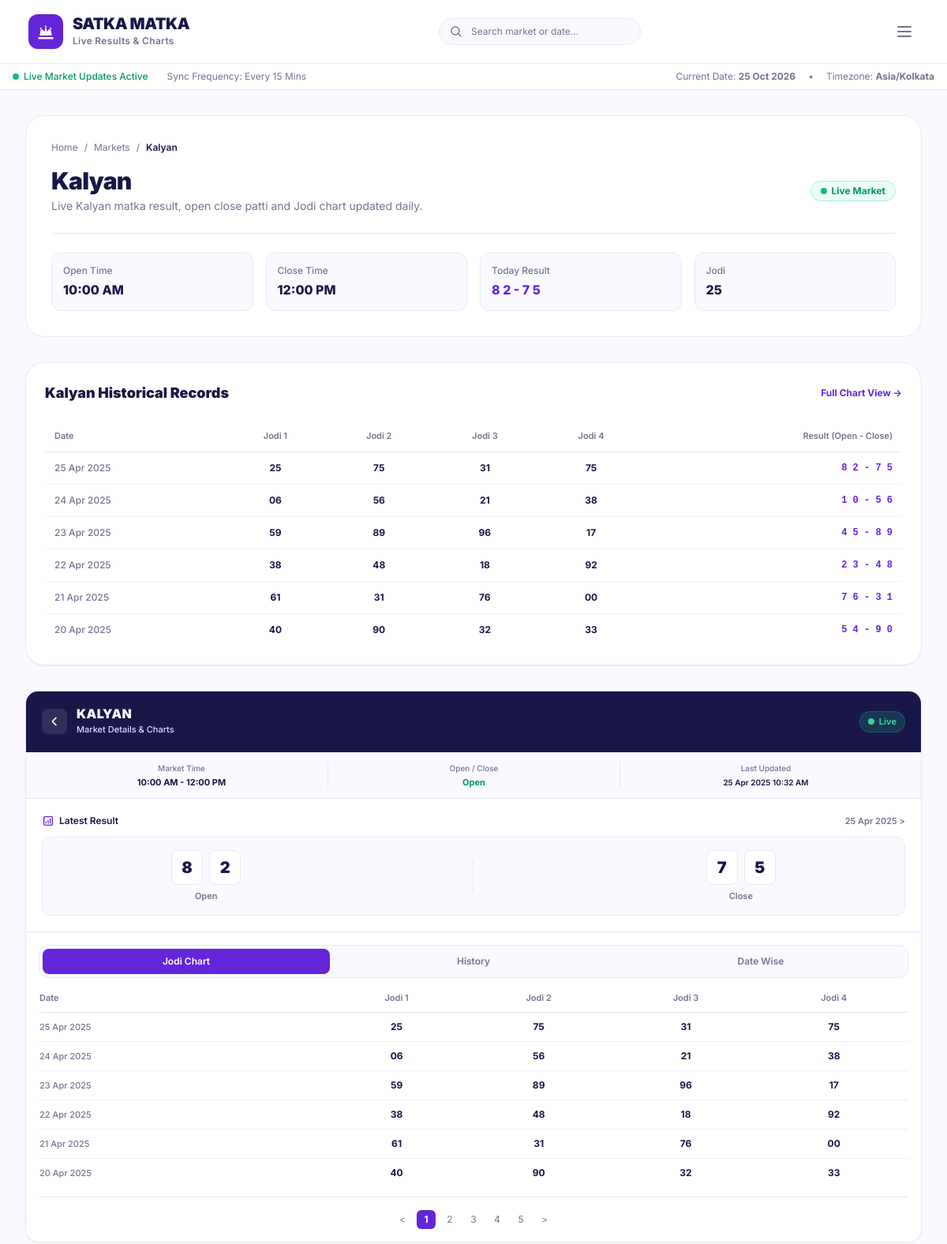
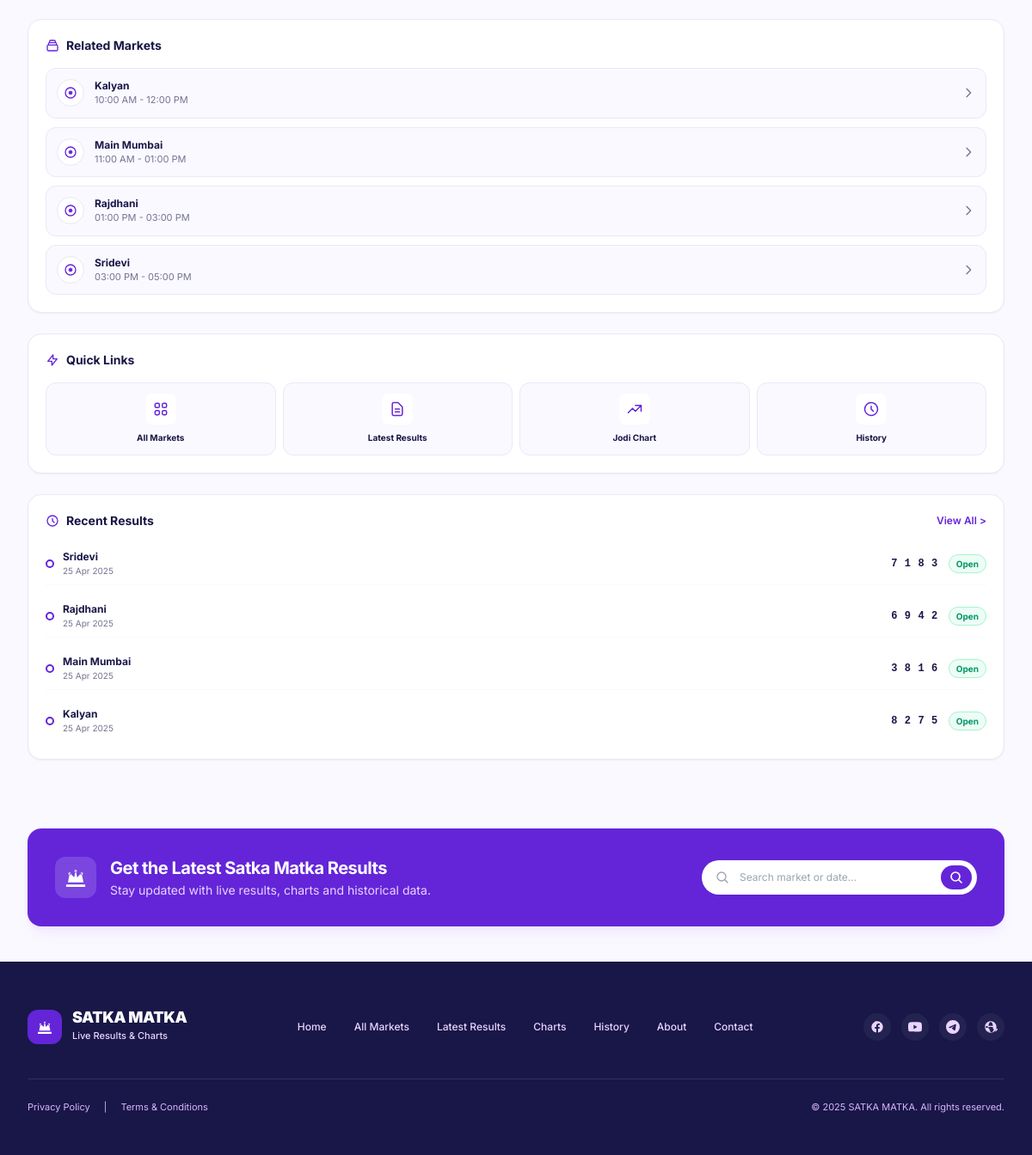
/market.php, run on the app's committed database (2 pictures, top to bottom).
### tables this page shows
CREATE TABLE IF NOT EXISTS markets (
    id INT AUTO_INCREMENT PRIMARY KEY,
    name VARCHAR(100) NOT NULL,
    slug VARCHAR(120) NOT NULL UNIQUE,
    open_time VARCHAR(20) NOT NULL,
    close_time VARCHAR(20) NOT NULL,
    status VARCHAR(20) NOT NULL DEFAULT 'active',
    is_live TINYINT(1) NOT NULL DEFAULT 0,
    is_featured TINYINT(1) NOT NULL DEFAULT 1,
    display_order INT NOT NULL DEFAULT 0,
    seo_title VARCHAR(255) NULL,
    seo_description TEXT NULL,
    created_at DATETIME NOT NULL DEFAULT CURRENT_TIMESTAMP,
    updated_at DATETIME NOT NULL DEFAULT CURRENT_TIMESTAMP ON UPDATE CURRENT_TIMESTAMP
);

CREATE TABLE IF NOT EXISTS results (
    id INT AUTO_INCREMENT PRIMARY KEY,
    market_id INT NOT NULL,
    result_date DATE NOT NULL,
    open_panna VARCHAR(10) NULL,
    open_digit VARCHAR(5) NULL,
    close_digit VARCHAR(5) NULL,
    close_panna VARCHAR(10) NULL,
    open_display VARCHAR(20) NULL,
    close_display VARCHAR(20) NULL,
    jodi VARCHAR(10) NULL,
    full_result VARCHAR(50) NULL,
    status VARCHAR(20) NOT NULL DEFAULT 'published',
    published_at DATETIME NULL,
    created_at DATETIME NOT NULL DEFAULT CURRENT_TIMESTAMP,
    updated_at DATETIME NOT NULL DEFAULT CURRENT_TIMESTAMP ON UPDATE CURRENT_TIMESTAMP,
    UNIQUE KEY uq_market_date (market_id, result_date),
    INDEX idx_result_date (result_date),
    INDEX idx_market_id (market_id)
);

CREATE TABLE IF NOT EXISTS settings (
    id INT AUTO_INCREMENT PRIMARY KEY,
    setting_key VARCHAR(100) NOT NULL UNIQUE,
    setting_value TEXT NULL,
    setting_group VARCHAR(50) NOT NULL DEFAULT 'general',
    description VARCHAR(255) NULL,
    updated_at DATETIME NOT NULL DEFAULT CURRENT_TIMESTAMP ON UPDATE CURRENT_TIMESTAMP
);

### market.php (the view, shortened to what the rows shown need)
<?php
$market = null;
if (!$market) {
    $market = Market::findById(1);
}
$latestResult = Result::findLatestForMarket($market['id']);
$recentRecords = Result::getJodiChart($market['id'], 15, 0);
require __DIR__ . '/includes/head.php';
?>
<main class="max-w-[1440px] mx-auto px-4 sm:px-6 lg:px-8 py-8 w-full">
  <div class="flex flex-col xl:flex-row gap-8 items-start">
    <div class="flex-1 w-full space-y-8 min-w-0">
      <div class="bg-white rounded-3xl border border-[#EAE8F5] p-6 sm:p-8 shadow-xs">
        <nav class="flex items-center space-x-2 text-xs text-[#737493] mb-4">
          <a href="/index.php" class="hover:text-[#6425D9]">Home</a>
          <span>/</span>
          <a href="/markets.php" class="hover:text-[#6425D9]">Markets</a>
          <span>/</span>
          <span class="text-[#191747] font-semibold"><?= e($market['name']) ?></span>
        </nav>
        <div class="flex flex-col sm:flex-row sm:items-center justify-between gap-4 border-b border-[#EAE8F5] pb-6">
          <div>
            <h1 class="text-3xl font-black text-[#191747] tracking-tight"><?= e($market['name']) ?></h1>
            <p class="text-xs sm:text-sm text-[#737493] mt-1"><?= e($market['seo_description'] ?: 'Daily verified results & chart history.') ?></p>
          </div>
        </div>
        <div class="grid grid-cols-2 sm:grid-cols-4 gap-4 pt-6 text-xs">
          <div class="p-3.5 rounded-xl bg-[#FAF9FF] border border-[#EAE8F5]">
            <span class="text-[#737493] block font-medium">Open Time</span>
            <span class="text-base font-extrabold text-[#191747] block mt-1"><?= e($market['open_time']) ?></span>
          </div>
          <div class="p-3.5 rounded-xl bg-[#FAF9FF] border border-[#EAE8F5]">
            <span class="text-[#737493] block font-medium">Close Time</span>
            <span class="text-base font-extrabold text-[#191747] block mt-1"><?= e($market['close_time']) ?></span>
          </div>
          <div class="p-3.5 rounded-xl bg-[#FAF9FF] border border-[#EAE8F5]">
            <span class="text-[#737493] block font-medium">Today Result</span>
            <span class="text-base font-extrabold text-[#6425D9] block mt-1"><?= e($latestResult['full_result'] ?? '--') ?></span>
          </div>
          <div class="p-3.5 rounded-xl bg-[#FAF9FF] border border-[#EAE8F5]">
            <span class="text-[#737493] block font-medium">Jodi</span>
            <span class="text-base font-extrabold text-[#191747] block mt-1"><?= e($latestResult['jodi'] ?? '--') ?></span>
          </div>
        </div>
      </div>
      <div class="bg-white rounded-3xl border border-[#EAE8F5] p-6 shadow-sm">
        <div class="flex items-center justify-between mb-5">
          <h2 class="text-lg font-black text-[#191747]"><?= e($market['name']) ?> Historical Records</h2>
          <a href="/chart.php?id=<?= $market['id'] ?>" class="text-xs font-bold text-[#6425D9] hover:underline">Full Chart View &rarr;</a>
        </div>
        <div class="overflow-x-auto">
          <table class="w-full text-left text-xs">
            <thead>
              <tr class="text-[#737493] border-b border-[#EAE8F5] text-[11px]">
                <th class="py-3 px-3 font-semibold">Date</th>
                <th class="py-3 px-3 font-semibold text-center">Jodi 1</th>
                <th class="py-3 px-3 font-semibold text-center">Jodi 2</th>
                <th class="py-3 px-3 font-semibold text-center">Jodi 3</th>
                <th class="py-3 px-3 font-semibold text-center">Jodi 4</th>
                <th class="py-3 px-3 font-semibold text-right">Result (Open - Close)</th>
              </tr>
            </thead>
            <tbody class="divide-y divide-[#F3EDFF] text-[#191747]">
              <?php foreach ($recentRecords as $rec): ?>
                <tr class="hover:bg-[#FAF9FF] transition">
                  <td class="py-3 px-3 font-medium text-[#737493] whitespace-nowrap"><?= e($rec['date_formatted']) ?></td>
                  <td class="py-3 px-3 text-center font-bold text-[#191747]"><?= e($rec['jodi_1']) ?></td>
                  <td class="py-3 px-3 text-center font-bold text-[#191747]"><?= e($rec['jodi_2']) ?></td>
                  <td class="py-3 px-3 text-center font-bold text-[#191747]"><?= e($rec['jodi_3']) ?></td>
                  <td class="py-3 px-3 text-center font-bold text-[#191747]"><?= e($rec['jodi_4']) ?></td>
                  <td class="py-3 px-3 text-right font-mono font-black text-[#6425D9]"><?= e($rec['full_result']) ?></td>
                </tr>
              <?php endforeach; ?>
            </tbody>
          </table>
        </div>
      </div>
    </div>
    <?php require __DIR__ . '/includes/sidebar-market.php'; ?>
  </div>
</main>
<?php require __DIR__ . '/includes/footer.php'; ?>

### includes/sidebar-market.php (shortened to what the rows shown need)
<?php
$selectedMarketId = isset($selectedMarketId) ? (int)$selectedMarketId : 1;
$market = Market::findById($selectedMarketId) ?: Market::findById(1) ?: [
    'id' => 1,
    'name' => 'KALYAN',
    'open_time' => '10:00 AM',
    'close_time' => '12:00 PM',
    'is_live' => 1
];
$latestMarketResult = Result::findLatestForMarket($market['id']);
$openDigits = format_digits($latestMarketResult['open_display'] ?? '8 2');
$closeDigits = format_digits($latestMarketResult['close_display'] ?? '7 5');
$jodiRecords = Result::getJodiChart($market['id'], 6, 0);
$relatedMarkets = Market::getPopular(4);
$recentResultsList = Result::getRecentHistory(4);
$lastUpdated = Setting::get('last_sync_time', '25 Apr 2025 10:32 AM');
?>
<aside class="w-full xl:w-[410px] shrink-0 space-y-6">
  <div class="bg-white rounded-2xl border border-[#EAE8F5] shadow-sm overflow-hidden" x-data="{ activeTab: 'jodi' }">
    <div class="bg-[#191747] text-white p-5 flex items-center justify-between">
      <div class="flex items-center gap-3">
        <div>
          <h2 class="text-base font-black tracking-wide leading-none uppercase"><?= e($market['name']) ?></h2>
          <span class="text-[11px] font-medium text-purple-200 mt-1 block">Market Details &amp; Charts</span>
        </div>
      </div>
    </div>
    <div class="grid grid-cols-3 divide-x divide-[#EAE8F5] border-b border-[#EAE8F5] bg-[#FAF9FF] text-center p-3 text-xs">
      <div class="px-2">
        <span class="text-[10px] text-[#737493] block font-medium">Market Time</span>
        <span class="font-bold text-[#191747] text-[11px] block mt-0.5 truncate"><?= e($market['open_time']) ?> - <?= e($market['close_time']) ?></span>
      </div>
      <div class="px-2">
        <span class="text-[10px] text-[#737493] block font-medium">Last Updated</span>
        <span class="font-semibold text-[#191747] text-[10px] block mt-0.5 truncate"><?= e($lastUpdated) ?></span>
      </div>
    </div>
    <div class="p-5 border-b border-[#EAE8F5]">
      <div class="flex items-center justify-between text-xs font-semibold mb-3">
        <span class="flex items-center gap-1.5 text-[#191747]">
          <svg class="w-4 h-4 text-[#6425D9]" fill="none" viewBox="0 0 24 24" stroke="currentColor">
            <path stroke-linecap="round" stroke-linejoin="round" stroke-width="2" d="M16 8v8m-4-5v5m-4-2v2m-2 4h12a2 2 0 002-2V6a2 2 0 00-2-2H6a2 2 0 00-2 2v12a2 2 0 002 2z" />
          </svg>
          Latest Result
        </span>
        <span class="text-[#737493] text-[11px]"><?= format_app_date($latestMarketResult['result_date'] ?? '2025-04-25', 'd M Y') ?> &gt;</span>
      </div>
      <div class="bg-[#FAF9FF] border border-[#EAE8F5] rounded-xl p-4 flex items-center justify-around">
        <div class="text-center">
          <div class="flex items-center gap-2">
            <span class="w-10 h-11 bg-white border border-[#EAE8F5] rounded-lg flex items-center justify-center font-black text-xl text-[#191747] shadow-xs"><?= e($openDigits[0]) ?></span>
            <span class="w-10 h-11 bg-white border border-[#EAE8F5] rounded-lg flex items-center justify-center font-black text-xl text-[#191747] shadow-xs"><?= e($openDigits[1]) ?></span>
          </div>
        </div>
        <div class="text-center">
          <div class="flex items-center gap-2">
            <span class="w-10 h-11 bg-white border border-[#EAE8F5] rounded-lg flex items-center justify-center font-black text-xl text-[#191747] shadow-xs"><?= e($closeDigits[0]) ?></span>
            <span class="w-10 h-11 bg-white border border-[#EAE8F5] rounded-lg flex items-center justify-center font-black text-xl text-[#191747] shadow-xs"><?= e($closeDigits[1]) ?></span>
          </div>
        </div>
      </div>
    </div>
    <div class="p-4">
      <div class="overflow-x-auto">
        <table class="w-full text-left text-xs">
          <thead>
            <tr class="text-[#737493] border-b border-[#EAE8F5] text-[11px]">
              <th class="pb-2.5 font-semibold">Date</th>
              <th class="pb-2.5 font-semibold text-center">Jodi 1</th>
              <th class="pb-2.5 font-semibold text-center">Jodi 2</th>
              <th class="pb-2.5 font-semibold text-center">Jodi 3</th>
              <th class="pb-2.5 font-semibold text-center">Jodi 4</th>
            </tr>
          </thead>
          <tbody class="divide-y divide-[#F3EDFF] text-[#191747]">
            <?php foreach ($jodiRecords as $rec): ?>
              <tr class="hover:bg-[#FAF9FF] transition">
                <td class="py-2.5 text-[11px] font-medium text-[#737493] whitespace-nowrap"><?= e($rec['date_formatted']) ?></td>
                <td class="py-2.5 text-center font-bold text-[#191747]"><?= e($rec['jodi_1']) ?></td>
                <td class="py-2.5 text-center font-bold text-[#191747]"><?= e($rec['jodi_2']) ?></td>
                <td class="py-2.5 text-center font-bold text-[#191747]"><?= e($rec['jodi_3']) ?></td>
                <td class="py-2.5 text-center font-bold text-[#191747]"><?= e($rec['jodi_4']) ?></td>
              </tr>
            <?php endforeach; ?>
          </tbody>
        </table>
      </div>
    </div>
  </div>
  <div class="bg-white rounded-2xl border border-[#EAE8F5] p-5 shadow-sm">
    <div class="space-y-2.5">
      <?php foreach ($relatedMarkets as $rm): ?>
        <a href="/market.php?id=<?= $rm['id'] ?>" class="flex items-center justify-between p-3 rounded-xl bg-[#FAF9FF] hover:bg-[#F3EDFF] border border-[#EAE8F5] transition group">
          <div class="flex items-center gap-3">
            <div class="w-8 h-8 rounded-full bg-white border border-[#EAE8F5] flex items-center justify-center text-[#6425D9] group-hover:scale-105 transition-transform">
              <svg class="w-4 h-4" fill="none" viewBox="0 0 24 24" stroke="currentColor">
                <circle cx="12" cy="12" r="9" stroke-width="2" />
                <circle cx="12" cy="12" r="3" fill="#6425D9" />
              </svg>
            </div>
            <div>
              <span class="block font-bold text-xs text-[#191747]"><?= e($rm['name']) ?></span>
              <span class="block text-[11px] text-[#737493]"><?= e($rm['open_time']) ?> - <?= e($rm['close_time']) ?></span>
            </div>
          </div>
          <svg class="w-4 h-4 text-[#737493] group-hover:text-[#6425D9] group-hover:translate-x-0.5 transition" fill="none" viewBox="0 0 24 24" stroke="currentColor">
            <path stroke-linecap="round" stroke-linejoin="round" stroke-width="2" d="M9 5l7 7-7 7" />
          </svg>
        </a>
      <?php endforeach; ?>
    </div>
  </div>
  <div class="bg-white rounded-2xl border border-[#EAE8F5] p-5 shadow-sm">
    <div class="space-y-3">
      <?php foreach ($recentResultsList as $rr):
        $num = str_replace(' - ', ' ', $rr['full_result'] ?: '8 2 7 5');
      ?>
        <div class="flex items-center justify-between py-2 border-b border-[#FAF9FF] last:border-b-0 text-xs">
          <div class="flex items-center gap-2.5">
            <div class="w-2.5 h-2.5 rounded-full border-2 border-[#6425D9]"></div>
            <div>
              <span class="font-bold text-[#191747] block"><?= e($rr['market_name']) ?></span>
              <span class="text-[10px] text-[#737493]"><?= format_app_date($rr['result_date'], 'd M Y') ?></span>
            </div>
          </div>
          <div class="flex items-center gap-3">
            <span class="font-mono font-extrabold text-[#191747] tracking-wider"><?= e($num) ?></span>
            <span class="px-2 py-0.5 rounded-full text-[10px] font-bold bg-emerald-50 text-emerald-600 border border-emerald-200">Open</span>
          </div>
        </div>
      <?php endforeach; ?>
    </div>
  </div>
</aside>

### data on the page
markets: name "Kalyan", seo_description "Live Kalyan matka result, open close patti and Jodi chart updated daily.", open_time "10:00 AM", close_time "12:00 PM", name "KALYAN"
results: full_result "8 2 - 7 5", jodi "25", result_date "25 Apr 2025", open_display "8", open_display "2", close_display "7", close_display "5", market.name "Kalyan", full_result "8 2 7 5"
results: date_formatted "24 Apr 2025", jodi "06", jodi_2 "56", jodi_3 "21", jodi_4 "38", full_result "1 0 - 5 6"
results: date_formatted "23 Apr 2025", jodi "59", jodi_2 "89", jodi_3 "96", jodi_4 "17", full_result "4 5 - 8 9"
results: date_formatted "22 Apr 2025", jodi "38", jodi_2 "48", jodi_3 "18", jodi_4 "92", full_result "2 3 - 4 8"
results: date_formatted "21 Apr 2025", jodi "61", jodi_2 "31", jodi_3 "76", jodi_4 "00", full_result "7 6 - 3 1"
results: date_formatted "20 Apr 2025", jodi "40", jodi_2 "90", jodi_3 "32", jodi_4 "33", full_result "5 4 - 9 0"
settings: setting_value "25 Apr 2025 10:32 AM"
markets: name "Main Mumbai", open_time "11:00 AM", close_time "01:00 PM"
markets: name "Rajdhani", open_time "01:00 PM", close_time "03:00 PM"
markets: name "Sridevi", open_time "03:00 PM", close_time "05:00 PM"
results: market.name "Sridevi", result_date "25 Apr 2025", full_result "7 1 8 3"
results: market.name "Rajdhani", result_date "25 Apr 2025", full_result "6 9 4 2"
results: market.name "Main Mumbai", result_date "25 Apr 2025", full_result "3 8 1 6"

### other printed values
Setting::get('timezone', 'Asia/Kolkata') "Asia/Kolkata"
$rec['date_formatted'] "25 Apr 2025"
$rec['jodi_1'] "25"
$rec['jodi_2'] "75"
$rec['jodi_3'] "31"
$rec['jodi_4'] "75"
$rec['full_result'] "8 2 - 7 5"
Setting::get('site_name', 'Satka Matka') "SATKA MATKA"
